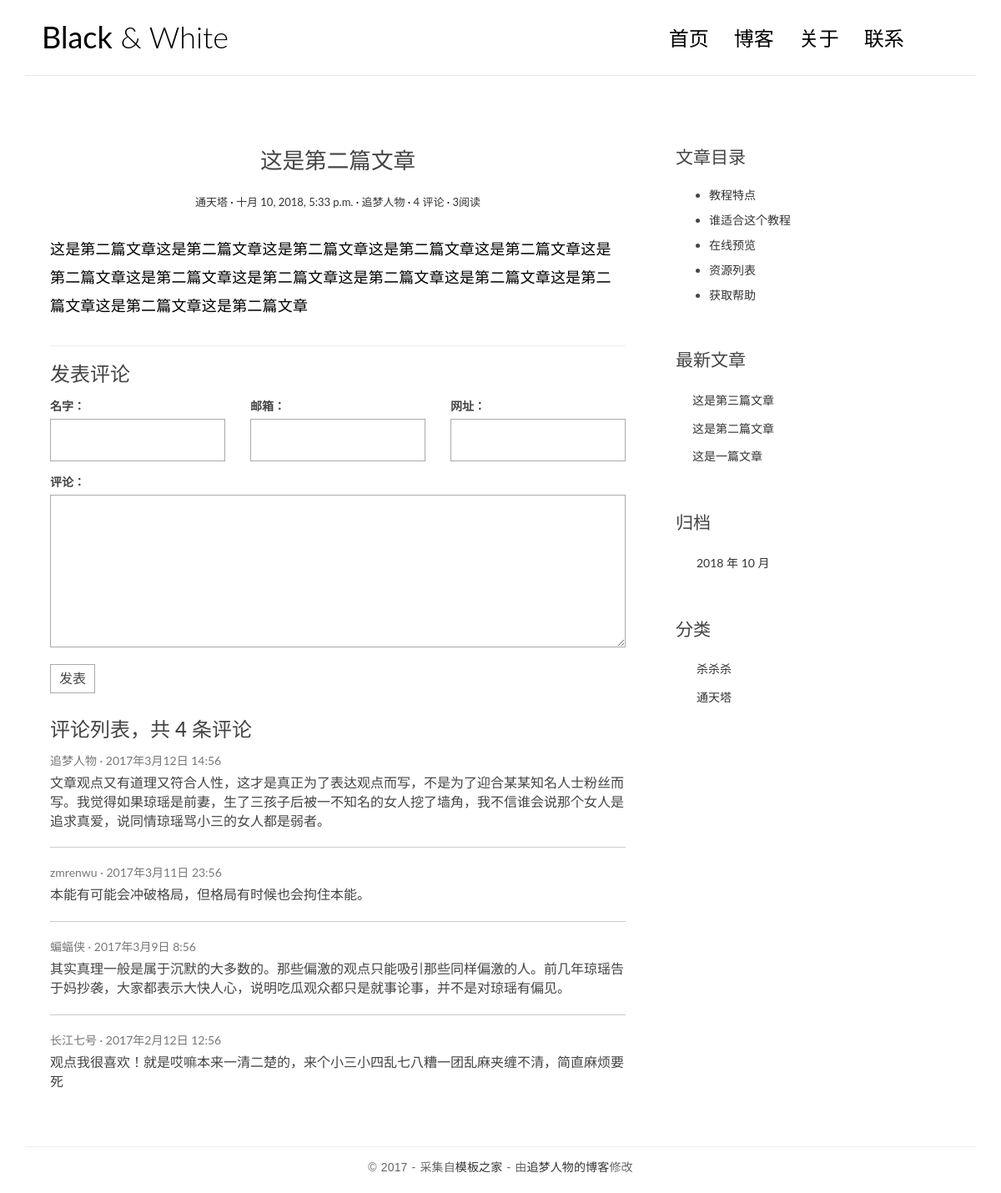
The app's page /post/2/ with its own data.
### blog/models.py (models this page shows, shortened)
class Post(models.Model):
    title = models.CharField(max_length=70)
    body = models.TextField()
    created_time = models.DateTimeField()
    modified_time = models.DateTimeField()
    excerpt = models.CharField(max_length=200,blank=True)
    category = models.ForeignKey('Category',on_delete=models.CASCADE)
    tags = models.ManyToManyField(Tag,blank=True)
    views = models.PositiveIntegerField(default=0)
    def get_absolute_url(self):
        return reverse('blog:detail', kwargs={'pk': self.pk})
    def increase_views(self):
        self.views += 1
        self.save(update_fields=['views'])
    def save(self, *args, **kwargs):
        if not self.excerpt:
            md = markdown.Markdown(extensions=[
                'markdown.extensions.extra',
                'markdown.extensions.codehilite',
            ])
            self.excerpt = strip_tags(md.convert(self.body))[:54]
        super(Post, self).save(*args, **kwargs)

class Category(models.Model):
    name = models.CharField(max_length=100)

### blog/views.py (the view)
# urls.py: path('post/<int:pk>/',views.detail,name='detail'),
def detail(request, pk):
    post = get_object_or_404(Post, pk=pk)
    post.increase_views()
    post.body = markdown.markdown(post.body,
                                extensions=[
                                     'markdown.extensions.extra',
                                     'markdown.extensions.codehilite',
                                     'markdown.extensions.toc',
                                  ])
    return render(request, 'detail.html', context={'post': post})

### blog/templatetags/blog_tags.py (called while the page is built)
@register.simple_tag
def get_recent_posts(num=5):
    return Post.objects.all().order_by('-created_time')[:num]

@register.simple_tag
def archives():
    return Post.objects.dates('created_time','month',order="DESC")

@register.simple_tag
def get_categories():
    return Category.objects.all()

### blog/templates/detail.html
{% extends 'base.html' %}
{% block main %}
                <article class="post post-{{ post.pk }}">
                    <header class="entry-header">
                        <h1 class="entry-title">{{ post.title }}</h1>
                        <div class="entry-meta">
                            <span class="post-category"><a href="#">{{ post.category.name }}</a></span>
                            <span class="post-date"><a href="#"><time class="entry-date"
                                                                      datetime="{{ post.created_time }}">{{ post.created_time }}</time></a></span>
                            <span class="post-author"><a href="#">追梦人物</a></span>
                            <span class="comments-link"><a href="#">4 评论</a></span>
                            <span class="views-count"><a href="#">{{ post.views }}阅读</a></span>
                        </div>
                    </header>
                    <div class="entry-content clearfix">
                         {{ post.body|safe }}
                    </div>
                </article>
                <section class="comment-area" id="comment-area">
                    <hr>
                    <h3>发表评论</h3>
                    <form action="#" method="post" class="comment-form">
                        <div class="row">
                            <div class="col-md-4">
                                <label for="id_name">名字：</label>
                                <input type="text" id="id_name" name="name" required>
                            </div>
                            <div class="col-md-4">
                                <label for="id_email">邮箱：</label>
                                <input type="email" id="id_email" name="email" required>
                            </div>
                            <div class="col-md-4">
                                <label for="id_url">网址：</label>
                                <input type="text" id="id_url" name="url">
                            </div>
                            <div class="col-md-12">
                                <label for="id_comment">评论：</label>
                                <textarea name="comment" id="id_comment" required></textarea>
                                <button type="submit" class="comment-btn">发表</button>
                            </div>
                        </div>
                    </form>
                    <div class="comment-list-panel">
                        <h3>评论列表，共 <span>4</span> 条评论</h3>
                        <ul class="comment-list list-unstyled">
                            <li class="comment-item">
                                <span class="nickname">追梦人物</span>
                                <time class="submit-date" datetime="2012-11-09T23:15:57+00:00">2017年3月12日 14:56</time>
                                <div class="text">
                                    文章观点又有道理又符合人性，这才是真正为了表达观点而写，不是为了迎合某某知名人士粉丝而写。我觉得如果琼瑶是前妻，生了三孩子后被一不知名的女人挖了墙角，我不信谁会说那个女人是追求真爱，说同情琼瑶骂小三的女人都是弱者。
                                </div>
                            </li>
                            <li class="comment-item">
                                <span class="nickname">zmrenwu</span>
                                <time class="submit-date" datetime="2012-11-09T23:15:57+00:00">2017年3月11日 23:56</time>
                                <div class="text">
                                    本能有可能会冲破格局，但格局有时候也会拘住本能。
                                </div>
                            </li>
                            <li class="comment-item">
                                <span class="nickname">蝙蝠侠</span>
                                <time class="submit-date" datetime="2012-11-09T23:15:57+00:00">2017年3月9日 8:56</time>
                                <div class="text">
                                    其实真理一般是属于沉默的大多数的。那些偏激的观点只能吸引那些同样偏激的人。前几年琼瑶告于妈抄袭，大家都表示大快人心，说明吃瓜观众都只是就事论事，并不是对琼瑶有偏见。
                                </div>
                            </li>
                            <li class="comment-item">
                                <span class="nickname">长江七号</span>
                                <time class="submit-date" datetime="2012-11-09T23:15:57+00:00">2017年2月12日 12:56</time>
                                <div class="text">
                                    观点我很喜欢！就是哎嘛本来一清二楚的，来个小三小四乱七八糟一团乱麻夹缠不清，简直麻烦要死
                                </div>
                            </li>
                        </ul>
                    </div>
                </section>
                {% endblock main %}
                {% block toc %}
                <div class="widget widget-content">
                   <h3 class="widget-title">文章目录</h3>
                   <ul>
                       <li>
                           <a href="#">教程特点</a>
                       </li>
                       <li>
                           <a href="#">谁适合这个教程</a>
                       </li>
                       <li>
                           <a href="#">在线预览</a>
                       </li>
                       <li>
                           <a href="#">资源列表</a>
                       </li>
                       <li>
                           <a href="#">获取帮助</a>
                       </li>
                   </ul>
               </div>
            {% endblock toc %}

### blog/templates/base.html (shortened to what this page needs)
{% load blog_tags %}
{% load static %}
<!DOCTYPE html>
<html>
<head>
    <link rel="stylesheet" href="{% static 'css/bootstrap.min.css' %}">
    <link rel="stylesheet" href="http://code.ionicframework.com/ionicons/2.0.1/css/ionicons.min.css">
    <link rel="stylesheet" href="{% static 'css/pace.css' %}">
    <link rel="stylesheet" href="{% static 'css/custom.css' %}">
</head>
<body>
<div class="container">
    <header id="site-header">
        <div class="row">
            <div class="col-md-4 col-sm-5 col-xs-8">
                <div class="logo">
                    <h1><a href="{% url 'blog:index' %}"><b>Black</b> &amp; White</a></h1>
                </div>
            </div>
            <div class="col-md-8 col-sm-7 col-xs-4">
                <nav class="main-nav" role="navigation">
                    <div class="collapse navbar-collapse" id="bs-example-navbar-collapse-1">
                        <ul class="nav navbar-nav navbar-right">
                            <li class="cl-effect-11"><a href="{% url 'blog:index' %}" data-hover="首页">首页</a></li>
                            <li class="cl-effect-11"><a href="full-width.html" data-hover="博客">博客</a></li>
                            <li class="cl-effect-11"><a href="about.html" data-hover="关于">关于</a></li>
                            <li class="cl-effect-11"><a href="contact.html" data-hover="联系">联系</a></li>
                        </ul>
                    </div>
                </nav>
            </div>
        </div>
    </header>
</div>
<div class="content-body">
    <div class="container">
        <div class="row">
            <main class="col-md-8">
							{% block main %}
    					{% endblock main %}
            </main>
            <aside class="col-md-4">
							{% block toc %}
							{% endblock toc %}
              <div class="widget widget-recent-posts">
                <h3 class="widget-title">最新文章</h3>
                {% get_recent_posts as recent_post_list %}
                <ul>
                  {% for post in recent_post_list %}
                  <li>
                    <a href="{{ post.get_absolute_url }}">{{ post.title }}</a>
                  </li>
                  {% empty %}
                  暂无文章！
                  {% endfor %}
                </ul>
              </div>
              <div class="widget widget-archives">
                <h3 class="widget-title">归档</h3>
                {% archives as date_list %}
                <ul>
                  {% for date in date_list %}
                    <li>
                      <a href="{% url 'blog:archives' date.year date.month %}">
                        {{ date.year }} 年 {{ date.month }} 月
                      </a>
                    </li>
                  {% empty %}
                  暂无归档！
                  {% endfor %}
                </ul>
              </div>
              <div class="widget widget-category">
                <h3 class="widget-title">分类</h3>
                {% get_categories as category_list %}
                <ul>
                  {% for category in category_list %}
                  <li>
                    <a href="{% url 'blog:category' category.pk %}">{{ category.name }}</a>
                  </li>
                  {% empty %}
                  暂无分类！
                  {% endfor %}
                </ul>
              </div>
            </aside>
        </div>
    </div>
</div>
<footer id="site-footer">
    <div class="container">
        <div class="row">
            <div class="col-md-12">
                <p class="copyright">&copy 2017 - 采集自<a href="http://www.cssmoban.com/"
                                                        target="_blank" title="模板之家">模板之家</a>
                    - 由<a href="http://zmrenwu.com/" title="网页模板" target="_blank">追梦人物的博客</a>修改
                </p>
            </div>
        </div>
    </div>
</footer>
</body>
</html>

### blog/static/css/custom.css (style rules this page uses)
* { outline: none; }
h1, h2, h3, h4, h5, h6 { margin-top: 0; }
b { font-weight: 400; }
a { color: #333; }
body { color: #444; font-family: 'Lato', sans-serif; }
p { font-family: 'Ubuntu', sans-serif; font-weight: 400; word-spacing: 1px; letter-spacing: 0.01em; }
#site-header { background-color: #FFF; padding: 25px 20px; margin-bottom: 40px; border-bottom: 1px solid #e7e7e7; }
.logo h1 a { color: #000; }
.logo h1 { margin: 0; font-family: 'Lato', sans-serif; font-weight: 300; }
.main-nav { margin-top: 11px; max-width: 95%; }
.main-nav a { color: #000000 !important; padding: 0 0 5px 0 !important; margin-right: 30px; font-family: 'Lato', sans-serif; font-weight: 300; font-size: 24px; }
.cl-effect-11 a { padding: 10px 0; color: #0972b4; text-shadow: none; }
.cl-effect-11 a::before { position: absolute; top: 0; left: 0; overflow: hidden; padding: 0 0 5px 0 !important; max-width: 0; border-bottom: 1px solid #000; color: #000; content: attr(data-hover); white-space: nowrap; -webkit-transition: max-width 0.5s; -moz-transition: max-width 0.5s; transition: max-width 0.5s; }
.content-body { padding-bottom: 4em; }
.post { background: #fff; padding: 30px 30px 0; }
.entry-title { text-align: center; font-size: 1.9em; margin-bottom: 20px; line-height: 1.6; padding: 10px 20px 0; }
.entry-meta { text-align: center; color: #DDDDDD; font-size: 13px; margin-bottom: 30px; }
.entry-content { font-size: 18px; line-height: 1.9; font-weight: 300; color: #000; }
.post-category::after, .post-date::after, .post-author::after, .comments-link::after { content: ' ·'; color: #000; }
.widget { background: #fff; padding: 30px 0 0; }
.widget-title { font-size: 1.5em; margin-bottom: 20px; line-height: 1.6; padding: 10px 0 0; font-weight: 400; }
.widget-recent-posts ul { padding: 0; margin: 0; padding-left: 20px; }
.widget-recent-posts ul li { list-style-type: none; position: relative; line-height: 170%; margin-bottom: 10px; }
.widget-recent-posts ul li::before { content: '\f3d3'; font-family: "Ionicons"; position: absolute; left: -17px; top: 3px; font-size: 16px; color: #000; }
.widget-archives ul { padding: 0; margin: 0; padding-left: 25px; }
.widget-archives ul li { list-style-type: none; position: relative; line-height: 170%; margin-bottom: 10px; }
.widget-archives ul li::before { content: '\f3f3'; font-family: "Ionicons"; position: absolute; left: -25px; top: 1px; font-size: 16px; color: #000; }
.widget-category ul { padding: 0; margin: 0; padding-left: 25px; }
.widget-category ul li { list-style-type: none; position: relative; line-height: 170%; margin-bottom: 10px; }
.widget-category ul li::before { content: '\f3fe'; font-family: "Ionicons"; position: absolute; left: -25px; top: 1px; font-size: 18px; color: #000; }
.widget-content ul li { margin-bottom: 10px; }
#site-footer { padding-top: 10px; padding: 0 0 1.5em 0; }
.copyright { text-align: center; padding-top: 1em; margin: 0; border-top: 1px solid #eee; color: #666; }
.contact-form input, .comment-form input { border: 1px solid #aaa; margin-bottom: 15px; width: 100%; padding: 15px 15px; font-size: 16px; line-height: 100%; transition: 0.4s border-color linear; }
.contact-form textarea, .comment-form textarea { border: 1px solid #aaa; margin-bottom: 15px; width: 100%; padding: 15px 15px; font-size: 16px; line-height: 20px !important; min-height: 183px; transition: 0.4s border-color linear; }
.comment-area { padding: 0 30px 0; }
.comment-form { margin-top: 15px; }
.comment-form .comment-btn { background-color: #fff; border: 1px solid #aaa; font-size: 16px; padding: 5px 10px; }
.comment-list-panel { margin-top: 30px; }
.comment-list { margin-top: 15px; }
.comment-item:not(:last-child) { border-bottom: 1px #ccc solid; margin-bottom: 20px; padding-bottom: 20px; }
.comment-item .nickname, .comment-item .submit-date { color: #777; font-size: 14px; }
.comment-item .nickname:after { content: ' ·'; }
.comment-item .text { padding-top: 5px; font-size: 16px; }

### records on screen
Post: title "这是第二篇文章", category.name "通天塔", created_time "十月 10, 2018, 5:33 p.m.", views "3", body "这是第二篇文章这是第二篇文章这是第二篇文章这是第二篇文章这是第二篇文章这是第二篇文章这是第二篇文章这是第二篇文章这是第二篇文章这是第二篇文章这是第二篇文章这是第二篇文章这是第二篇文章"
Post: title "这是第三篇文章"
Post: title "这是一篇文章"
Category: name "杀杀杀"
Category: name "通天塔"

### other values on screen
{{ date.year }} "2018"
{{ date.month }} "10"
